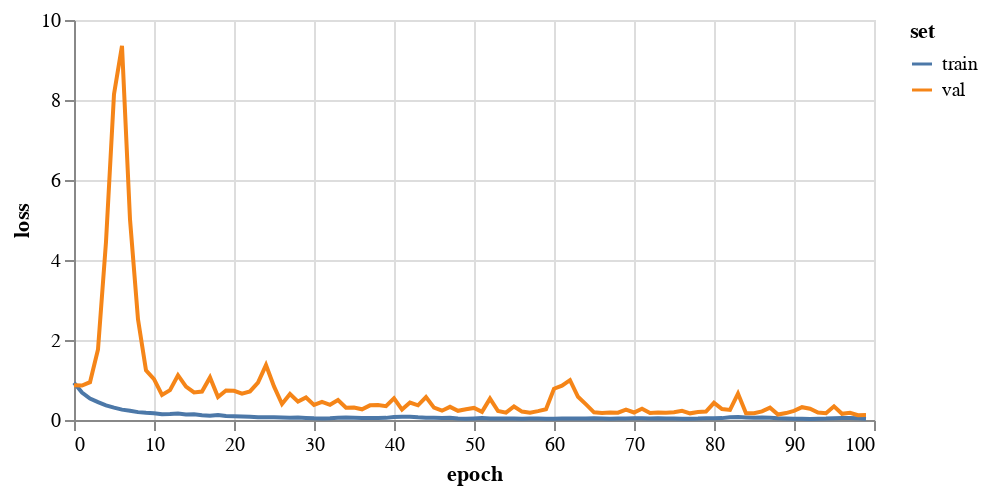

Notebook cell for this chart:
### Markdown cell above
## 3. Initial training

### Code cell
saveDir = 'results/transferLrn_des7_tower5_01/'
epochs = 100
ptrGcn = FeaStNet()
history = ptrGcn.trainModel(pretrainData, pretrainValData, 
                            epochs=epochs,
                            saveDir=saveDir+f'preTrain/gcn/')

ptrGcnCheckptFile = ptrGcn.checkptFile
plotHistory(history)

### Figure 1 — Vega-Lite specification as saved in the notebook (floating-point values rounded to 4 significant figures)
{"config": {"view": {"continuousWidth": 400, "continuousHeight": 300}}, "data": {"name": "data-3da13fc644522c6e52e5cecbeb83f237"}, "mark": "line", "encoding": {"color": {"type": "nominal", "field": "set"}, "tooltip": [{"type": "quantitative", "field": "epoch"}, {"type": "quantitative", "field": "value"}], "x": {"type": "quantitative", "field": "epoch"}, "y": {"type": "quantitative", "axis": {"title": "loss"}, "field": "value"}}, "height": 200, "transform": [{"fold": ["train", "val"], "as": ["set", "value"]}], "width": 400, "$schema": "https://vega.github.io/schema/vega-lite/v4.8.1.json", "datasets": {"data-3da13fc644522c6e52e5cecbeb83f237": [{"train": 0.931, "val": 0.8697, "epoch": 0}, {"train": 0.6863, "val": 0.8599, "epoch": 1}, {"train": 0.5379, "val": 0.9451, "epoch": 2}, {"train": 0.4454, "val": 1.766, "epoch": 3}, {"train": 0.3675, "val": 4.454, "epoch": 4}, {"train": 0.3083, "val": 8.146, "epoch": 5}, {"train": 0.2595, "val": 9.352, "epoch": 6}, {"train": 0.232, "val": 5.019, "epoch": 7}, {"train": 0.1968, "val": 2.517, "epoch": 8}, {"train": 0.1808, "val": 1.241, "epoch": 9}, {"train": 0.1697, "val": 1.023, "epoch": 10}, {"train": 0.1459, "val": 0.626, "epoch": 11}, {"train": 0.1498, "val": 0.7478, "epoch": 12}, {"train": 0.164, "val": 1.12, "epoch": 13}, {"train": 0.1398, "val": 0.8356, "epoch": 14}, {"train": 0.1412, "val": 0.6902, "epoch": 15}, {"train": 0.119, "val": 0.7122, "epoch": 16}, {"train": 0.107, "val": 1.064, "epoch": 17}, {"train": 0.125, "val": 0.5737, "epoch": 18}, {"train": 0.1023, "val": 0.7384, "epoch": 19}, {"train": 0.09209, "val": 0.7311, "epoch": 20}, {"train": 0.08545, "val": 0.6572, "epoch": 21}, {"train": 0.08248, "val": 0.7133, "epoch": 22}, {"train": 0.06756, "val": 0.9345, "epoch": 23}, {"train": 0.07008, "val": 1.373, "epoch": 24}, {"train": 0.06955, "val": 0.8388, "epoch": 25}, {"train": 0.06366, "val": 0.3999, "epoch": 26}, {"train": 0.05929, "val": 0.6513, "epoch": 27}, {"train": 0.06394, "val": 0.4604, "epoch": 28}, {"train": 0.0517, "val": 0.5639, "epoch": 29}, {"train": 0.04321, "val": 0.3756, "epoch": 30}, {"train": 0.03971, "val": 0.4541, "epoch": 31}, {"train": 0.0428, "val": 0.3793, "epoch": 32}, {"train": 0.05427, "val": 0.4993, "epoch": 33}, {"train": 0.06098, "val": 0.3072, "epoch": 34}, {"train": 0.05598, "val": 0.3103, "epoch": 35}, {"train": 0.04857, "val": 0.268, "epoch": 36}, {"train": 0.04825, "val": 0.3662, "epoch": 37}, {"train": 0.0521, "val": 0.3755, "epoch": 38}, {"train": 0.05326, "val": 0.3456, "epoch": 39}, {"train": 0.07244, "val": 0.5417, "epoch": 40}, {"train": 0.08302, "val": 0.2598, "epoch": 41}, {"train": 0.08213, "val": 0.4372, "epoch": 42}, {"train": 0.06609, "val": 0.3677, "epoch": 43}, {"train": 0.05638, "val": 0.5722, "epoch": 44}, {"train": 0.05415, "val": 0.3093, "epoch": 45}, {"train": 0.05134, "val": 0.2326, "epoch": 46}, {"train": 0.05691, "val": 0.3291, "epoch": 47}, {"train": 0.04014, "val": 0.2294, "epoch": 48}, {"train": 0.03228, "val": 0.2687, "epoch": 49}, {"train": 0.04046, "val": 0.3024, "epoch": 50}, {"train": 0.04714, "val": 0.2036, "epoch": 51}, {"train": 0.03612, "val": 0.5346, "epoch": 52}, {"train": 0.0349, "val": 0.2232, "epoch": 53}, {"train": 0.03884, "val": 0.1826, "epoch": 54}, {"train": 0.03933, "val": 0.3375, "epoch": 55}, {"train": 0.0304, "val": 0.21, "epoch": 56}, {"train": 0.03855, "val": 0.1828, "epoch": 57}, {"train": 0.03675, "val": 0.2219, "epoch": 58}, {"train": 0.03031, "val": 0.2675, "epoch": 59}, {"train": 0.03394, "val": 0.7816, "epoch": 60}, {"train": 0.03866, "val": 0.8563, "epoch": 61}, {"train": 0.03828, "val": 0.9959, "epoch": 62}, {"train": 0.03769, "val": 0.5813, "epoch": 63}, {"train": 0.03976, "val": 0.3906, "epoch": 64}, {"train": 0.0441, "val": 0.1917, "epoch": 65}, {"train": 0.03706, "val": 0.1772, "epoch": 66}, {"train": 0.03195, "val": 0.1848, "epoch": 67}, {"train": 0.03849, "val": 0.1831, "epoch": 68}, {"train": 0.03661, "val": 0.2599, "epoch": 69}, {"train": 0.04525, "val": 0.1877, "epoch": 70}, {"train": 0.04485, "val": 0.2842, "epoch": 71}, {"train": 0.03579, "val": 0.1733, "epoch": 72}, {"train": 0.04142, "val": 0.1852, "epoch": 73}, {"train": 0.03633, "val": 0.1793, "epoch": 74}, {"train": 0.03504, "val": 0.1922, "epoch": 75}, {"train": 0.03294, "val": 0.2296, "epoch": 76}, {"train": 0.0342, "val": 0.1664, "epoch": 77}, {"train": 0.03514, "val": 0.1986, "epoch": 78}, {"train": 0.04295, "val": 0.2095, "epoch": 79}, {"train": 0.04221, "val": 0.4291, "epoch": 80}, {"train": 0.04715, "val": 0.274, "epoch": 81}, {"train": 0.06933, "val": 0.2529, "epoch": 82}, {"train": 0.07576, "val": 0.6617, "epoch": 83}, {"train": 0.06475, "val": 0.1688, "epoch": 84}, {"train": 0.05447, "val": 0.17, "epoch": 85}, {"train": 0.06139, "val": 0.2147, "epoch": 86}, {"train": 0.05372, "val": 0.3089, "epoch": 87}, {"train": 0.04079, "val": 0.1376, "epoch": 88}, {"train": 0.03746, "val": 0.1732, "epoch": 89}, {"train": 0.03149, "val": 0.2288, "epoch": 90}, {"train": 0.03363, "val": 0.3206, "epoch": 91}, {"train": 0.02809, "val": 0.2834, "epoch": 92}, {"train": 0.03258, "val": 0.1846, "epoch": 93}, {"train": 0.03545, "val": 0.168, "epoch": 94}, {"train": 0.04597, "val": 0.3414, "epoch": 95}, {"train": 0.04958, "val": 0.1545, "epoch": 96}, {"train": 0.04849, "val": 0.1821, "epoch": 97}, {"train": 0.04414, "val": 0.1207, "epoch": 98}, {"train": 0.03427, "val": 0.1266, "epoch": 99}]}}
